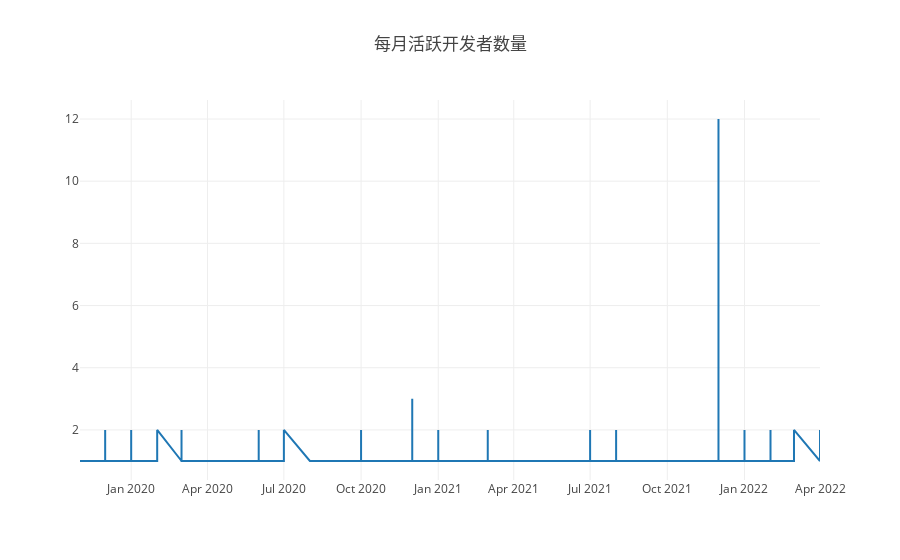

Notebook code cell kept with this figure:
### Code cell
all = all.filter(x=>x.year>2015).sort((a,b)=>{
    return 12*a.year+a.month-12*b.year-b.month
})
openDigger.render.plotly([{
        x: all.map(d => d.year.toString()+'-'+d.month.toString()),
        y: all.map(d => d.count),mode: 'scatter'
    }], {title: `每月活跃开发者数量`, xasix: { type: 'category' } })

### Figure 1 — Plotly figure (JSON) as saved in the notebook; plotly's stock layout.template omitted (floating-point values rounded to 4 significant figures; data arrays with more than 128 entries replaced by an {"elided": "..."} marker saying what was removed)
{"data": [{"mode": "scatter", "x": {"elided": "400 str values"}, "y": {"elided": "400 str values"}}], "layout": {"autosize": true, "title": {"text": "每月活跃开发者数量"}, "xasix": {"type": "category"}, "xaxis": {"autorange": true, "range": ["2019-11-01", "2022-04-01"], "type": "date"}, "yaxis": {"autorange": true, "range": [0.3889, 12.61], "type": "linear"}}}
